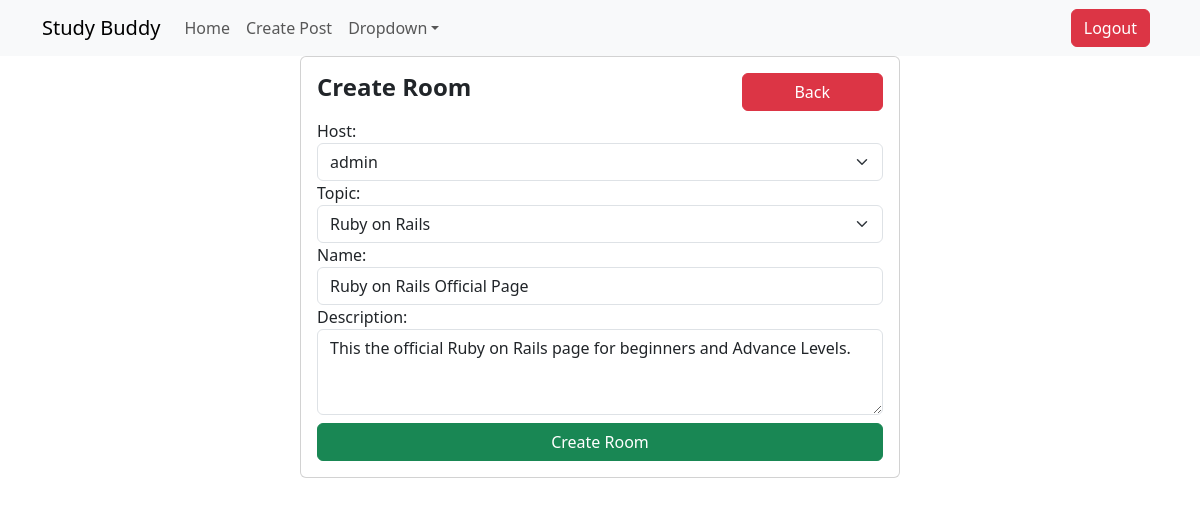
The app's page /update-room/5 (signed in) with its own data.
### studybuddy/models.py (models this page shows, shortened)
class Room(models.Model):
    host = models.ForeignKey(User, on_delete=models.SET_NULL, null=True)
    topic = models.ForeignKey(Topic, on_delete=models.SET_NULL, null=True)
    name = models.CharField(max_length=200)
    description = models.TextField(null=False, blank=True)
    updated = models.DateTimeField(auto_now=True)
    created = models.DateTimeField(auto_now_add=True)
    class Meta:
        ordering = ['-updated','-created']

class Topic(models.Model):
    name = models.CharField(max_length=200)
    def __str__(self):
        return self.name

### studybuddy/views.py (the view)
# urls.py: path('update-room/<str:pk>', views.updateRoom, name="update-room"),
def updateRoom(request,pk):
    room = Room.objects.get(id=pk)
    form = RoomForm(instance=room)
    if request.method == "POST":
        form = RoomForm(request.POST, instance=room)
        if form.is_valid():
            form.save()
            return redirect('home')
    context = {
        'form':form
    }
    return render(request, 'studybuddy/room_form.html', context)

### studybuddy/forms.py
class RoomForm(ModelForm):
    class Meta:
        model = Room
        fields = "__all__"
        widgets = {
            'name':forms.TextInput(attrs={'class':'form-control'}),
            'description':forms.Textarea(attrs={'class':'form-control', "rows":'3', "cols":'3', 'placeholder':'This is the Description for the Room to be created...'}),
            'host':forms.Select(attrs={'class':'form-select'}),
            'topic':forms.Select(attrs={'class':'form-select'}),
        }

### studybuddy/templates/studybuddy/room_form.html (shortened to what this page needs)
{% extends 'base.html' %}
{% block content %}
{% include 'navbar.html' %}
<div class="form-box">
    <div class="card">
        <div class="card-body">
            <h4 class="card-title text-center d-flex fw-bold ">Create Room
                <a href="{{request.META.HTTP_REFERER}}" class="btn btn-danger w-25 ms-auto">Back</a>
            </h4>
            <div class="card-text">
                <form action="" method="post">
                    {{form}}
                    <button class="btn btn-success w-100 mt-2" type="submit">Create Room</button>
                </form>
            </div>
        </div>
    </div>
</div>
{% endblock  %}

### static/custom/form.css (style rules this page uses)
.form-box { margin: auto; width: 50%; }

### records on screen
Room: host "admin", topic "Ruby on Rails", description "This the official Ruby on Rails page for beginners and Advance Levels."
Topic: name "Ruby on Rails Official Page"
